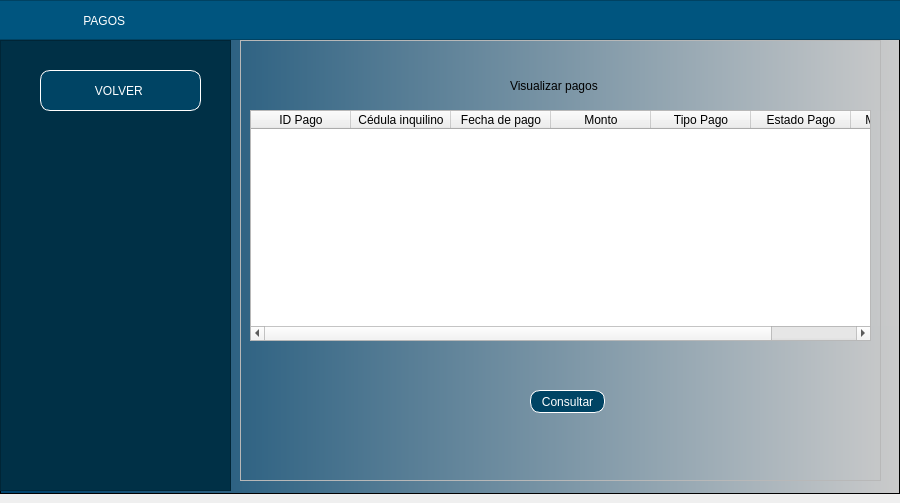
<?xml version="1.0" encoding="UTF-8"?>
<ui version="4.0">
 <class>MainWindow</class>
 <widget class="QMainWindow" name="MainWindow">
  <property name="geometry">
   <rect>
    <x>0</x>
    <y>0</y>
    <width>900</width>
    <height>503</height>
   </rect>
  </property>
  <property name="minimumSize">
   <size>
    <width>900</width>
    <height>500</height>
   </size>
  </property>
  <property name="maximumSize">
   <size>
    <width>900</width>
    <height>16777215</height>
   </size>
  </property>
  <property name="windowTitle">
   <string>MainWindow</string>
  </property>
  <widget class="QWidget" name="centralwidget">
   <layout class="QHBoxLayout" name="horizontalLayout" stretch="0">
    <property name="leftMargin">
     <number>0</number>
    </property>
    <property name="topMargin">
     <number>0</number>
    </property>
    <property name="rightMargin">
     <number>0</number>
    </property>
    <item>
     <widget class="QFrame" name="framefondo">
      <property name="styleSheet">
       <string notr="true">QWidget#framefondo{
background-color: qlineargradient(spread:pad, x1:0, y1:0, x2:1, y2:0, stop:0.039548 rgba(0, 67, 109, 255), stop:1 rgba(203, 203, 203, 255));}</string>
      </property>
      <property name="frameShape">
       <enum>QFrame::StyledPanel</enum>
      </property>
      <property name="frameShadow">
       <enum>QFrame::Raised</enum>
      </property>
      <widget class="QFrame" name="frame_superior">
       <property name="geometry">
        <rect>
         <x>-10</x>
         <y>0</y>
         <width>911</width>
         <height>40</height>
        </rect>
       </property>
       <property name="maximumSize">
        <size>
         <width>16777215</width>
         <height>40</height>
        </size>
       </property>
       <property name="styleSheet">
        <string notr="true">background-color: rgb(0, 85, 127);</string>
       </property>
       <property name="frameShape">
        <enum>QFrame::StyledPanel</enum>
       </property>
       <property name="frameShadow">
        <enum>QFrame::Raised</enum>
       </property>
       <widget class="QLabel" name="label">
        <property name="geometry">
         <rect>
          <x>90</x>
          <y>10</y>
          <width>251</width>
          <height>21</height>
         </rect>
        </property>
        <property name="styleSheet">
         <string notr="true">font: 16pt &quot;Arial&quot;;
color: white;</string>
        </property>
        <property name="text">
         <string> PAGOS</string>
        </property>
       </widget>
      </widget>
      <widget class="QFrame" name="frameBotones">
       <property name="geometry">
        <rect>
         <x>0</x>
         <y>40</y>
         <width>231</width>
         <height>451</height>
        </rect>
       </property>
       <property name="styleSheet">
        <string notr="true">QFrame{
background-color: rgb(0, 48, 70)
}


QPushButton{
font: 87 9pt &quot;Arial&quot;;
background-color: rgb(0, 68, 100);
color:white;
border:1px solid white;
border-radius: 10px;
}


QPushButton:hover {
background-color:qlineargradient(spread:pad, x1:0, y1:0, x2:1, y2:0, stop:0.039548 rgba(0, 67, 109, 255), stop:1 rgba(203, 203, 203, 255))
}</string>
       </property>
       <property name="frameShape">
        <enum>QFrame::StyledPanel</enum>
       </property>
       <property name="frameShadow">
        <enum>QFrame::Raised</enum>
       </property>
       <widget class="QPushButton" name="btnVOLVER">
        <property name="geometry">
         <rect>
          <x>40</x>
          <y>30</y>
          <width>161</width>
          <height>41</height>
         </rect>
        </property>
        <property name="layoutDirection">
         <enum>Qt::RightToLeft</enum>
        </property>
        <property name="styleSheet">
         <string notr="true"/>
        </property>
        <property name="text">
         <string>VOLVER </string>
        </property>
        <property name="icon">
         <iconset>
          <normaloff>../../PROYECTO 1/Interfaz Grafica/Imagenes/volver.png</normaloff>../../PROYECTO 1/Interfaz Grafica/Imagenes/volver.png</iconset>
        </property>
       </widget>
      </widget>
      <widget class="QFrame" name="framePaginas">
       <property name="geometry">
        <rect>
         <x>240</x>
         <y>40</y>
         <width>641</width>
         <height>441</height>
        </rect>
       </property>
       <property name="frameShape">
        <enum>QFrame::StyledPanel</enum>
       </property>
       <property name="frameShadow">
        <enum>QFrame::Raised</enum>
       </property>
       <widget class="QStackedWidget" name="stackedWidget">
        <property name="geometry">
         <rect>
          <x>0</x>
          <y>0</y>
          <width>681</width>
          <height>451</height>
         </rect>
        </property>
        <property name="currentIndex">
         <number>1</number>
        </property>
        <widget class="QWidget" name="pageRegistrarInq">
         <widget class="QLabel" name="label_2">
          <property name="geometry">
           <rect>
            <x>270</x>
            <y>30</y>
            <width>301</width>
            <height>21</height>
           </rect>
          </property>
          <property name="styleSheet">
           <string notr="true">font: 11pt &quot;Arial&quot;;</string>
          </property>
          <property name="text">
           <string>Registrar pagos</string>
          </property>
         </widget>
         <widget class="QLabel" name="label_3">
          <property name="geometry">
           <rect>
            <x>70</x>
            <y>80</y>
            <width>121</width>
            <height>16</height>
           </rect>
          </property>
          <property name="styleSheet">
           <string notr="true">font: 9pt &quot;Arial&quot;;</string>
          </property>
          <property name="text">
           <string>ID del pago:</string>
          </property>
         </widget>
         <widget class="QLabel" name="label_4">
          <property name="geometry">
           <rect>
            <x>370</x>
            <y>80</y>
            <width>151</width>
            <height>16</height>
           </rect>
          </property>
          <property name="styleSheet">
           <string notr="true">font: 9pt &quot;Arial&quot;;</string>
          </property>
          <property name="text">
           <string>Cedula del inquilino:</string>
          </property>
         </widget>
         <widget class="QLabel" name="label_5">
          <property name="geometry">
           <rect>
            <x>70</x>
            <y>140</y>
            <width>151</width>
            <height>16</height>
           </rect>
          </property>
          <property name="styleSheet">
           <string notr="true">font: 9pt &quot;Arial&quot;;</string>
          </property>
          <property name="text">
           <string>Fecha de pago:</string>
          </property>
         </widget>
         <widget class="QLabel" name="label_6">
          <property name="geometry">
           <rect>
            <x>370</x>
            <y>140</y>
            <width>131</width>
            <height>16</height>
           </rect>
          </property>
          <property name="styleSheet">
           <string notr="true">font: 9pt &quot;Arial&quot;;</string>
          </property>
          <property name="text">
           <string>Monto:</string>
          </property>
         </widget>
         <widget class="QLabel" name="label_8">
          <property name="geometry">
           <rect>
            <x>370</x>
            <y>200</y>
            <width>121</width>
            <height>16</height>
           </rect>
          </property>
          <property name="styleSheet">
           <string notr="true">font: 9pt &quot;Arial&quot;;</string>
          </property>
          <property name="text">
           <string>Estado del pago:</string>
          </property>
         </widget>
         <widget class="QLabel" name="label_9">
          <property name="geometry">
           <rect>
            <x>70</x>
            <y>200</y>
            <width>191</width>
            <height>16</height>
           </rect>
          </property>
          <property name="styleSheet">
           <string notr="true">font: 9pt &quot;Arial&quot;;</string>
          </property>
          <property name="text">
           <string>Tipo de pago:</string>
          </property>
         </widget>
         <widget class="QLineEdit" name="txtIDpago">
          <property name="geometry">
           <rect>
            <x>70</x>
            <y>100</y>
            <width>211</width>
            <height>20</height>
           </rect>
          </property>
         </widget>
         <widget class="QLineEdit" name="txtIDinquilino">
          <property name="geometry">
           <rect>
            <x>370</x>
            <y>100</y>
            <width>211</width>
            <height>20</height>
           </rect>
          </property>
         </widget>
         <widget class="QLineEdit" name="txtFechaPago">
          <property name="geometry">
           <rect>
            <x>70</x>
            <y>160</y>
            <width>211</width>
            <height>21</height>
           </rect>
          </property>
         </widget>
         <widget class="QLineEdit" name="txtMonto">
          <property name="geometry">
           <rect>
            <x>370</x>
            <y>160</y>
            <width>211</width>
            <height>21</height>
           </rect>
          </property>
         </widget>
         <widget class="QLineEdit" name="txtMetodoPago">
          <property name="geometry">
           <rect>
            <x>70</x>
            <y>270</y>
            <width>211</width>
            <height>20</height>
           </rect>
          </property>
         </widget>
         <widget class="QPushButton" name="btnRegistrar">
          <property name="geometry">
           <rect>
            <x>290</x>
            <y>350</y>
            <width>91</width>
            <height>31</height>
           </rect>
          </property>
          <property name="styleSheet">
           <string notr="true">QPushButton{
font: 87 9pt &quot;Arial&quot;;
background-color: rgb(0, 68, 100);
color:white;
border:1px solid white;
border-radius: 10px;
}


QPushButton:hover {
background-color:rgb(0, 101, 148);
}</string>
          </property>
          <property name="text">
           <string>Registrar</string>
          </property>
         </widget>
         <widget class="QRadioButton" name="rbAlquiler">
          <property name="geometry">
           <rect>
            <x>70</x>
            <y>220</y>
            <width>82</width>
            <height>17</height>
           </rect>
          </property>
          <property name="text">
           <string>Alquiler</string>
          </property>
         </widget>
         <widget class="QRadioButton" name="rbServicios">
          <property name="geometry">
           <rect>
            <x>130</x>
            <y>220</y>
            <width>82</width>
            <height>17</height>
           </rect>
          </property>
          <property name="text">
           <string>Servicios</string>
          </property>
         </widget>
         <widget class="QRadioButton" name="rbMantenimiento">
          <property name="geometry">
           <rect>
            <x>200</x>
            <y>220</y>
            <width>101</width>
            <height>17</height>
           </rect>
          </property>
          <property name="text">
           <string>Mantenimiento</string>
          </property>
         </widget>
         <widget class="QLabel" name="label_10">
          <property name="geometry">
           <rect>
            <x>70</x>
            <y>250</y>
            <width>191</width>
            <height>16</height>
           </rect>
          </property>
          <property name="styleSheet">
           <string notr="true">font: 9pt &quot;Arial&quot;;</string>
          </property>
          <property name="text">
           <string>Método de pago:</string>
          </property>
         </widget>
         <widget class="QRadioButton" name="rbPendiente">
          <property name="geometry">
           <rect>
            <x>370</x>
            <y>220</y>
            <width>82</width>
            <height>17</height>
           </rect>
          </property>
          <property name="text">
           <string>Pendiente</string>
          </property>
         </widget>
         <widget class="QRadioButton" name="rbRealizado">
          <property name="geometry">
           <rect>
            <x>440</x>
            <y>220</y>
            <width>82</width>
            <height>17</height>
           </rect>
          </property>
          <property name="text">
           <string>Realizado</string>
          </property>
         </widget>
         <widget class="QRadioButton" name="rbAtrasado">
          <property name="geometry">
           <rect>
            <x>510</x>
            <y>220</y>
            <width>82</width>
            <height>17</height>
           </rect>
          </property>
          <property name="text">
           <string>Atrasado</string>
          </property>
         </widget>
         <widget class="QLabel" name="label_11">
          <property name="geometry">
           <rect>
            <x>70</x>
            <y>290</y>
            <width>231</width>
            <height>16</height>
           </rect>
          </property>
          <property name="text">
           <string>Transferencia bancaria, tarjeta...</string>
          </property>
         </widget>
        </widget>
        <widget class="QWidget" name="pageVisulizar">
         <widget class="QLabel" name="label_7">
          <property name="geometry">
           <rect>
            <x>270</x>
            <y>30</y>
            <width>231</width>
            <height>31</height>
           </rect>
          </property>
          <property name="styleSheet">
           <string notr="true">font: 11pt &quot;Arial&quot;;</string>
          </property>
          <property name="text">
           <string>Visualizar pagos</string>
          </property>
         </widget>
         <widget class="QPushButton" name="btnConsultar">
          <property name="geometry">
           <rect>
            <x>290</x>
            <y>350</y>
            <width>75</width>
            <height>23</height>
           </rect>
          </property>
          <property name="styleSheet">
           <string notr="true">QPushButton{
font: 87 9pt &quot;Arial&quot;;
background-color: rgb(0, 68, 100);
color:white;
border:1px solid white;
border-radius: 10px;
}


QPushButton:hover {
background-color:rgb(0, 101, 148);
}</string>
          </property>
          <property name="text">
           <string>Consultar</string>
          </property>
         </widget>
         <widget class="QTableWidget" name="tablePagos">
          <property name="geometry">
           <rect>
            <x>10</x>
            <y>70</y>
            <width>621</width>
            <height>231</height>
           </rect>
          </property>
          <column>
           <property name="text">
            <string>ID Pago</string>
           </property>
          </column>
          <column>
           <property name="text">
            <string>Cédula inquilino</string>
           </property>
          </column>
          <column>
           <property name="text">
            <string>Fecha de pago</string>
           </property>
          </column>
          <column>
           <property name="text">
            <string>Monto</string>
           </property>
          </column>
          <column>
           <property name="text">
            <string>Tipo Pago</string>
           </property>
          </column>
          <column>
           <property name="text">
            <string>Estado Pago</string>
           </property>
          </column>
          <column>
           <property name="text">
            <string>Método Pago</string>
           </property>
          </column>
         </widget>
        </widget>
       </widget>
      </widget>
     </widget>
    </item>
   </layout>
  </widget>
 </widget>
 <resources/>
 <connections/>
</ui>
